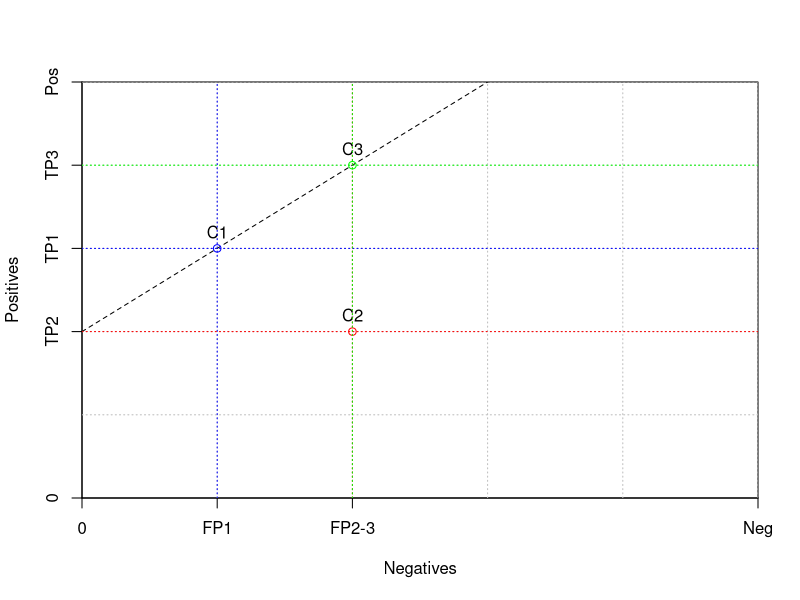

Reproduce this figure in R.
## ---- chunk 1

h <- 50 
w <- 50 

grid.step <- 10

TP1 <- 30
FP1 <- 10
TP2 <- 20
FP2 <- 20
TP3 <- 40
FP3 <- 20

plot( c(0,w), c(0,h),  
     xaxs = "i",yaxs = "i",
     xaxt = 'n', yaxt = 'n',
     type = "n",
     xlab = "Negatives", ylab = "Positives")

axis(2,c(0,TP2,TP1,TP3,h),labels=c('0','TP2','TP1','TP3','Pos'))
axis(1,c(0,FP1,FP2,w),labels=c('0','FP1','FP2-3','Neg'))

gx <- grid.step
while (gx <= w) {
  abline(v = gx, col="gray", lty="dotted")
  gx <- gx + grid.step
}
gy <- grid.step
while (gy <= h) {
  abline(h = gy, col="gray", lty="dotted")
  gy <- gy + grid.step
}

abline(c(TP2,h/w),lty=2)

col1 <- "blue"
points( FP1, TP1, col=col1, type="o")
text( FP1, TP1, "C1", pos=3)
abline(h=TP1, v=FP1, col=col1, lty="dotted")

col2 <- "red"
points( FP2, TP2, col=col2, type="o")
text( FP2, TP2, "C2", pos=3)
abline(h=TP2, v=FP2, col=col2, lty="dotted")

col3 <- "green"
points( FP3, TP3, col=col3, type="o")
text( FP3, TP3, "C3", pos=3)
abline(h=TP3, v=FP3, col=col3, lty="dotted")

